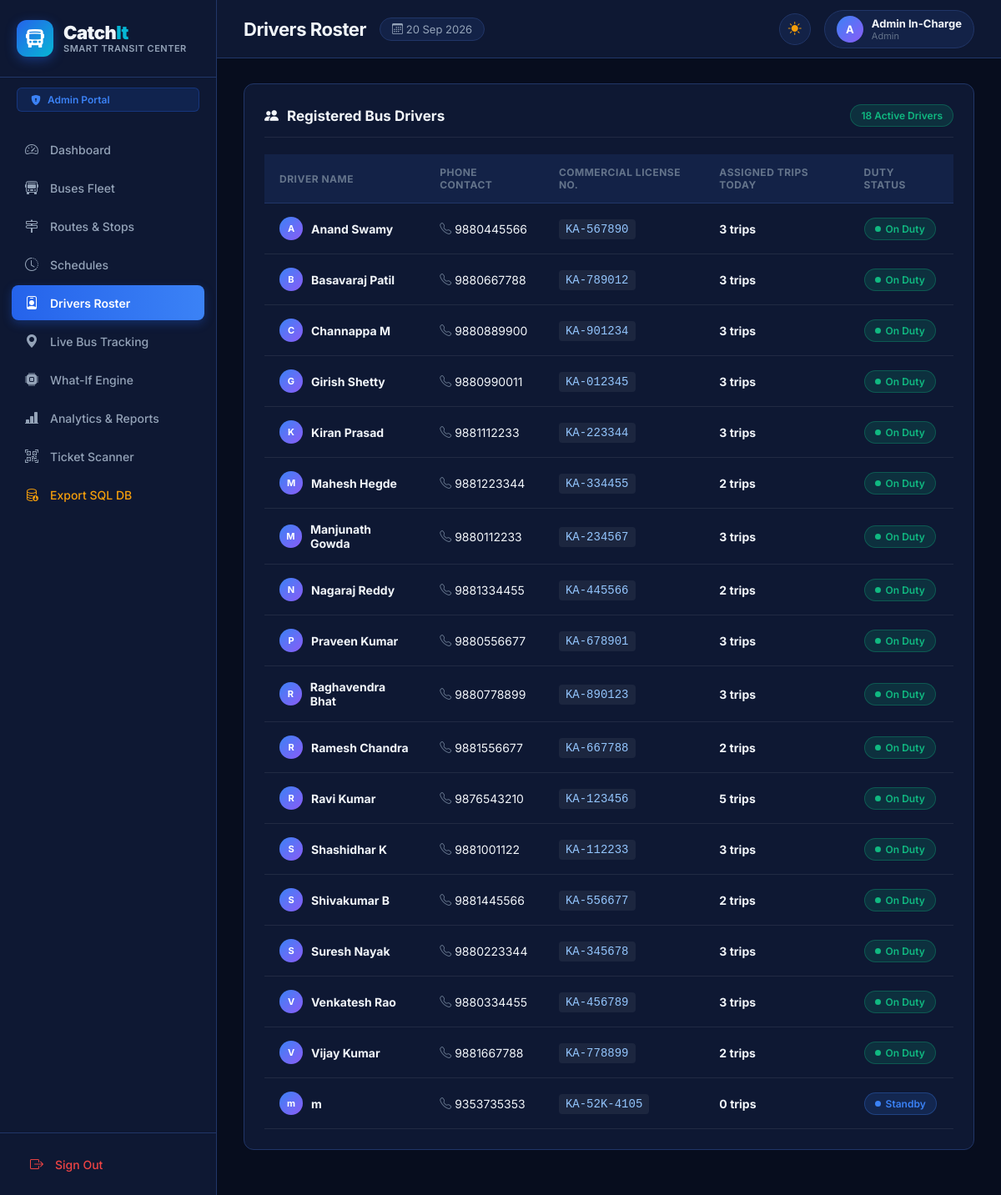
The app's page /admin/drivers (signed in) with its own data.
### tables this page shows
CREATE TABLE users (
        id INTEGER PRIMARY KEY AUTOINCREMENT,
        name TEXT NOT NULL,
        email TEXT UNIQUE NOT NULL,
        phone TEXT,
        password_hash TEXT NOT NULL,
        role TEXT NOT NULL CHECK(role IN ('admin', 'driver', 'passenger')),
        license_number TEXT,
        created_at TIMESTAMP DEFAULT CURRENT_TIMESTAMP
    );

### app.py (the view)
@app.route('/admin/drivers')
@role_required('admin')
def admin_drivers():
    conn = get_db()
    cursor = conn.cursor()
    cursor.execute("""
    SELECT u.*,
           (SELECT COUNT(*) FROM schedules s WHERE s.driver_id = u.id) AS assigned_schedules_count,
           (SELECT COALESCE(SUM(hours_worked), 0) FROM driver_shifts ds WHERE ds.driver_id = u.id) AS total_hours_worked
    FROM users u
    WHERE u.role = 'driver'
    ORDER BY u.name ASC
    """)
    drivers = cursor.fetchall()
    conn.close()
    return render_template('admin_drivers.html', drivers=drivers)

### app.py (called while the page is built, shortened)
def role_required(*allowed_roles):
    def decorator(f):
        @wraps(f)
        def decorated_function(*args, **kwargs):
            if 'user_id' not in session:
                flash('Please log in first.', 'warning')
                return redirect(url_for('login'))
            return f(*args, **kwargs)
        return decorated_function
    return decorator

@app.context_processor
def inject_user():
    return {
        'current_user': {
            'id': session.get('user_id'),
            'name': session.get('name', 'Guest'),
            'email': session.get('email'),
            'role': session.get('role'),
            'license_number': session.get('license_number')
        },
        'today_date': datetime.now().strftime("%d %b %Y"),
        'today_iso': date.today().isoformat()
    }

### models.py (called while the page is built)
def using_mysql():
    return DATABASE_BACKEND == 'mysql'

def dict_factory(cursor, row):
    fields = [col[0] for col in cursor.description]
    return {key: value for key, value in zip(fields, row)}

def get_db():
    if using_mysql():
        _ensure_mysql_database()
        return _mysql_connection()
    conn = sqlite3.connect(DB_PATH)
    conn.row_factory = dict_factory
    conn.execute("PRAGMA foreign_keys = ON")
    return conn

### templates/admin_drivers.html (shortened to what this page needs)
{% extends "base.html" %}
{% block page_title %}Drivers Roster{% endblock %}
{% block content %}
<div class="panel">
    <div class="panel-header">
        <div class="panel-title"><i class="bi bi-people-fill"></i> Registered Bus Drivers</div>
        <span class="badge badge-ontime">{{ drivers|length }} Active Drivers</span>
    </div>
    <div class="table-responsive">
        <table class="custom-table">
            <thead>
                <tr>
                    <th>Driver Name</th>
                    <th>Phone Contact</th>
                    <th>Commercial License No.</th>
                    <th>Assigned Trips Today</th>
                    <th>Duty Status</th>
                </tr>
            </thead>
            <tbody>
                {% for d in drivers %}
                <tr>
                    <td>
                        <div style="display: flex; align-items: center; gap: 10px;">
                            <div class="user-avatar" style="width: 28px; height: 28px; font-size: 11px;">{{ d.name[0] }}</div>
                            <strong>{{ d.name }}</strong>
                        </div>
                    </td>
                    <td><i class="bi bi-telephone" style="color: var(--text-dim);"></i> {{ d.phone or 'N/A' }}</td>
                    <td><code style="background: rgba(255,255,255,0.06); padding: 4px 8px; border-radius: 4px; color: #93C5FD;">{{ d.license_number or 'KA-202409' }}</code></td>
                    <td><span style="font-weight: 700;">{{ d.assigned_schedules_count }} trips</span></td>
                    <td>
                        {% if d.assigned_schedules_count > 0 %}
                            <span class="badge badge-ontime"><span class="badge-dot"></span> On Duty</span>
                        {% else %}
                            <span class="badge badge-notstarted"><span class="badge-dot"></span> Standby</span>
                        {% endif %}
                    </td>
                </tr>
                {% endfor %}
            </tbody>
        </table>
    </div>
</div>
{% endblock %}

### static/css/style.css (style rules this page uses)
:root, [data-theme="dark"] { --bg-dark: #070D1E; --bg-surface: #0E1833; --bg-card: #132247; --bg-hover: #1A2D5C; --border-color: #213668; --border-light: rgba(255, 255, 255, 0.08); --primary: #2563EB; --primary-light: #3B82F6; --accent-cyan: #06B6D4; --accent-indigo: #6366F1; --accent-gold: #F59E0B; --text-main: #F1F5F9; --text-muted: #94A3B8; --text-dim: #64748B; --status-ontime: #10B981; --status-delayed: #F59E0B; --status-cancelled: #EF4444; --status-notstarted: #3B82F6; --seat-available: #1E293B; --seat-available-border: #3B82F6; --seat-booked: #334155; --seat-selected: #2563EB; --font-sans: 'Inter', system-ui, -apple-system, BlinkMacSystemFont, "Segoe UI", Roboto, sans-serif; }
* { box-sizing: border-box; margin: 0; padding: 0; transition: background-color 0.25s ease, border-color 0.25s ease, color 0.2s ease; }
body { font-family: var(--font-sans); background-color: var(--bg-dark); color: var(--text-main); min-height: 100vh; display: flex; flex-direction: column; overflow-x: hidden; }
.user-avatar { width: 32px; height: 32px; border-radius: 50%; background: linear-gradient(135deg, #3B82F6, #8B5CF6); display: flex; align-items: center; justify-content: center; font-weight: 700; font-size: 13px; color: white; }
.panel { background: var(--bg-surface); border: 1px solid var(--border-color); border-radius: 12px; padding: 24px; margin-bottom: 24px; }
.panel-header { display: flex; justify-content: space-between; align-items: center; margin-bottom: 20px; padding-bottom: 12px; border-bottom: 1px solid var(--border-light); }
.panel-title { font-size: 17px; font-weight: 700; display: flex; align-items: center; gap: 10px; color: var(--text-main); }
.table-responsive { width: 100%; overflow-x: auto; }
.custom-table { width: 100%; border-collapse: separate; border-spacing: 0; font-size: 14px; }
.custom-table th { background: var(--bg-card); color: var(--text-dim); font-size: 12px; font-weight: 700; text-transform: uppercase; letter-spacing: 0.5px; padding: 14px 18px; text-align: left; border-bottom: 1px solid var(--border-color); }
.custom-table td { padding: 16px 18px; color: var(--text-main); border-bottom: 1px solid var(--border-light); vertical-align: middle; }
.badge { display: inline-flex; align-items: center; gap: 6px; padding: 5px 12px; border-radius: 20px; font-size: 12px; font-weight: 600; }
.badge-dot { width: 7px; height: 7px; border-radius: 50%; }
.badge-ontime { background: rgba(16, 185, 129, 0.15); color: var(--status-ontime); border: 1px solid rgba(16, 185, 129, 0.3); }
.badge-ontime .badge-dot { background: var(--status-ontime); }
.badge-notstarted { background: rgba(59, 130, 246, 0.15); color: var(--status-notstarted); border: 1px solid rgba(59, 130, 246, 0.3); }
.badge-notstarted .badge-dot { background: var(--status-notstarted); }

### records on screen
users: name "A", name "Anand Swamy", phone "9880445566", license_number "KA-567890", assigned_schedules_count "3", shows "On Duty"
users: name "B", name "Basavaraj Patil", phone "9880667788", license_number "KA-789012", assigned_schedules_count "3", shows "On Duty"
users: name "C", name "Channappa M", phone "9880889900", license_number "KA-901234", assigned_schedules_count "3", shows "On Duty"
users: name "G", name "Girish Shetty", phone "9880990011", license_number "KA-012345", assigned_schedules_count "3", shows "On Duty"
users: name "K", name "Kiran Prasad", phone "9881112233", license_number "KA-223344", assigned_schedules_count "3", shows "On Duty"
users: name "M", name "Mahesh Hegde", phone "9881223344", license_number "KA-334455", assigned_schedules_count "2", shows "On Duty"
users: name "M", name "Manjunath Gowda", phone "9880112233", license_number "KA-234567", assigned_schedules_count "3", shows "On Duty"
users: name "N", name "Nagaraj Reddy", phone "9881334455", license_number "KA-445566", assigned_schedules_count "2", shows "On Duty"
users: name "P", name "Praveen Kumar", phone "9880556677", license_number "KA-678901", assigned_schedules_count "3", shows "On Duty"
users: name "R", name "Raghavendra Bhat", phone "9880778899", license_number "KA-890123", assigned_schedules_count "3", shows "On Duty"
users: name "R", name "Ramesh Chandra", phone "9881556677", license_number "KA-667788", assigned_schedules_count "2", shows "On Duty"
users: name "R", name "Ravi Kumar", phone "9876543210", license_number "KA-123456", assigned_schedules_count "5", shows "On Duty"
users: name "S", name "Shashidhar K", phone "9881001122", license_number "KA-112233", assigned_schedules_count "3", shows "On Duty"
users: name "S", name "Shivakumar B", phone "9881445566", license_number "KA-556677", assigned_schedules_count "2", shows "On Duty"
users: name "S", name "Suresh Nayak", phone "9880223344", license_number "KA-345678", assigned_schedules_count "3", shows "On Duty"
users: name "V", name "Venkatesh Rao", phone "9880334455", license_number "KA-456789", assigned_schedules_count "3", shows "On Duty"
users: name "V", name "Vijay Kumar", phone "9881667788", license_number "KA-778899", assigned_schedules_count "2", shows "On Duty"
users: name "m", phone "9353735353", license_number "KA-52K-4105", assigned_schedules_count "0", shows "Standby"

### other values on screen
{{ current_user.role|title }} "Admin"
{{ current_user.name[0] }} "A"
{{ current_user.name }} "Admin In-Charge"
{{ drivers|length }} "18"
